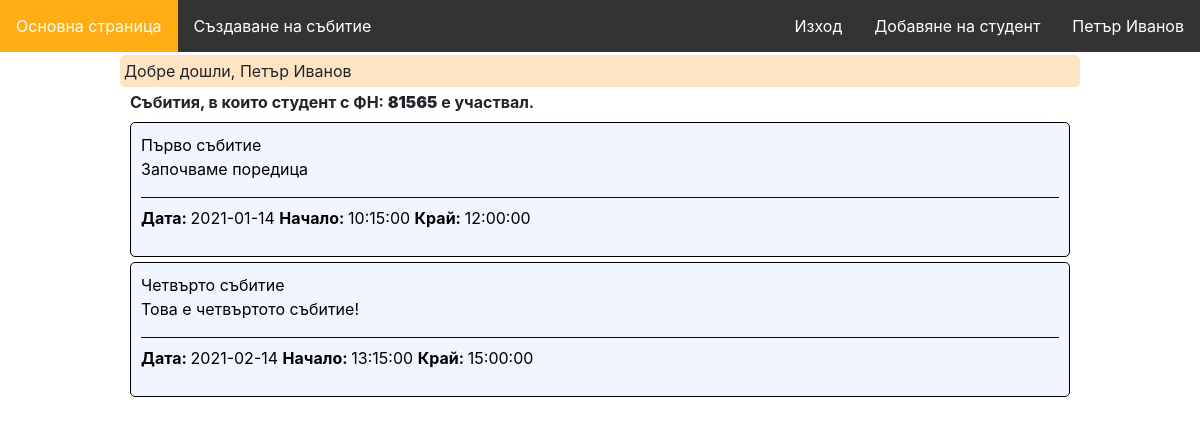
Screenshot of /attendance?fn=81565 (signed in) with the database file from the repository.
### tables this page shows
CREATE TABLE `events` (
  `id` int(10) UNSIGNED NOT NULL,
  `name` varchar(50) NOT NULL,
  `description` text DEFAULT NULL,
  `date` date NOT NULL,
  `start` time DEFAULT NULL,
  `end` time DEFAULT NULL,
  `teacher_id` int(10) UNSIGNED NOT NULL
);

### app/Controllers/AttendanceController.php (called while the page is built, shortened)
<?php
class AttendanceController
{
    public function show()
    {
        $fn = $_GET['fn'];
        $events = Event::getAllByFn($fn);
        view('attendance/show', [
            'events' => $events,
            'fn' => $fn,
        ]);
    }
}

### app/routes.php (called while the page is built, shortened)
<?php
$router = new Router();
$router->get('/login', 'AuthController@showLogin');
$router->post('/login', 'AuthController@login');
$router->get('/register', 'AuthController@showRegister');
$router->post('/enter-teacher', 'AuthController@register');
$router->get('/logout', 'AuthController@logout');
$router->get('/studentsLogin', 'AuthController@showStudentsLogin');
$router->post('/studentsLogin', 'AuthController@studentsLogin');
$router->get('/event/create', 'EventsController@create');
$router->post('/event', 'EventsController@store');
$router->get('/event/{id}', 'EventsController@show');
$router->post('/event/{id}/import', 'AttendanceController@import');
$router->get('/event/{id}/edit', 'EventsController@edit');
$router->put('/event/{id}', 'EventsController@update');
$router->delete('/event/{id}', 'EventsController@delete');
$router->get('/student/create', 'StudentsController@create');
$router->post('/student', 'StudentsController@store');
$router->get('/attendance', 'AttendanceController@show');

### core/bootstrap.php (called while the page is built, shortened)
<?php
require_once('autoloader.php');
require_once('helpers.php');
$config['database'] = require_once('../config/database.php');
$config['app'] = require_once('../config/app.php');
require_once('../app/routes.php');

### public/index.php (called while the page is built)
<?php
require_once './../core/bootstrap.php';

### core/autoloader.php (called while the page is built, shortened)
<?php
spl_autoload_register(function ($class) {
    $prefixes = [
        'App' => 'app',
        'Core' => 'core'
    ];
    foreach ($prefixes as $prefix => $dirname) {
        $base_dir = __DIR__ . "/../$dirname/";
        $len = mb_strlen($prefix);
        if (strncmp($prefix, $class, $len) !== 0) {
            continue;
        }
        $relative_class = substr($class, $len);
        $file = $base_dir . str_replace('\\', '/', $relative_class) . '.php';
        if (file_exists($file)) {
            break;
        }
    }
});

### config/database.php (called while the page is built)
<?php
return [
    'host' => 'localhost',
    'database' => 'web-technologies',
    'user' => 'root',
    'password' => '',
    'pdo' => [
        \PDO::ATTR_DEFAULT_FETCH_MODE => \PDO::FETCH_ASSOC,
        \PDO::ATTR_ERRMODE => \PDO::ERRMODE_EXCEPTION
    ]
];

### config/app.php (called while the page is built)
<?php
return [
    'url' => 'http://web-technologies.devv',
];

### core/Database.php (called while the page is built, shortened)
<?php
class Database
{
    private static $instance = null;
    private function __construct()
    {
        $db = config('database');
        $this->connection = new PDO(
            'mysql:host=' . $db['host'] . ';dbname=' . $db['database'],
            $db['user'],
            $db['password'],
            $db['pdo']
        );
        self::$instance = $this;
    }
    public static function getConnection()
    {
        if (self::$instance == null) {
            self::$instance = new self();
        }
        return self::$instance->connection;
    }
}

### app/Models/Event.php (called while the page is built, shortened)
<?php
class Event extends Model
{
    public static function getAllByFn($facultyNumber)
    {
        $stmt = Database::getConnection()->prepare(
            'SELECT events.* FROM attendance
            INNER JOIN events ON attendance.event_id = events.id
            WHERE attendance.faculty_number = ?
            GROUP BY events.id'
        );
        $stmt->execute([$facultyNumber]);
        $results = $stmt->fetchAll();
        return $results;
    }
}

### app/Views/attendance/show.php (the view, shortened to what this page needs)
<?php require_once(realpath(dirname(__FILE__) . '/../includes/header.php')); ?>
<div class="container">
    <h4>Събития, в които студент с ФН: <strong><?= $data['fn'] ?></strong> е участвал.</h4>
    <ul>
        <?php foreach ($data['events'] as $event) : ?>
            <li class="list-item">
                <a style="color: black;" href="/event/<?= $event['id'] ?>"><?= $event['name'] ?></a>
                <p>
                    <?= $event['description'] ?>
                    <hr class="dark">
                    <strong>Дата: </strong> <?= $event['date'] ?>
                    <strong>Начало: </strong> <?= $event['start'] ?>
                    <strong>Край: </strong> <?= $event['end'] ?>
                </p>
            </li>
        <?php endforeach; ?>
    </ul>
</div>
<?php require_once(realpath(dirname(__FILE__) . '/../includes/footer.php')); ?>

### public/css/app.css (style rules this page uses)
ol, ul { margin: 0; padding: 0; border: 0; font-size: 100%; font: inherit; vertical-align: baseline; }
ol, ul { list-style: none; }
.container { margin-right: auto; margin-left: auto; max-width: 960px; padding-right: 10px; padding-left: 10px; }
.list-item { padding: 10px; margin-top: 5px; margin-bottom: 5px; border-radius: 5px; width: 100%; border: 1px solid black; background-color: #f0f5ff; color: black; }
ul { list-style-type: none; width: 100%; }
a { text-decoration: none; }
hr { padding: 0; border: 0; height: 1px; }
.dark { background-color: #00091a; }

### rows the page displays
events: name "Първо събитие", description "Започваме поредица", date "2021-01-14", start "10:15:00", end "12:00:00"
events: name "Четвърто събитие", description "Това е четвъртото събитие!", date "2021-02-14", start "13:15:00", end "15:00:00"

### other values shown
$_SESSION['firstName'] "Петър"
$_SESSION['lastName'] "Иванов"
p($_SESSION[$message]) "Добре дошли, Петър Иванов"
$data['fn'] "81565"
